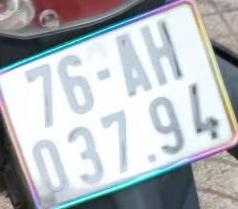
#> input picture detectImage/bien_so_New_3.jpg, 238 x 209 px
$ python -i ocr_detect.py   (imports and definitions only)
#> lines starting #> are read from the running program, lines starting #| are printed output that depends on the picture; after the words box and inside, x2 and y2 are one past the last pixel; in counts of white or black regions, pixels touching at a corner belong together
#> further down, picture is the input picture: shape (209, 238, 3); mean B, G, R 189.9, 186.4, 181.3

from paddleocr import PaddleOCR
import cv2
import os
import numpy as np

def enhance_image_for_ocr(image):
    # 1. Resize trước để xử lý trên ảnh lớn hơn (giúp giữ nét khi threshold)
    # Scale x3 để chữ to rõ ràng hơn
    image = cv2.resize(image, None, fx=3, fy=3, interpolation=cv2.INTER_CUBIC)

    # 2. Chuyển sang grayscale
    gray = cv2.cvtColor(image, cv2.COLOR_BGR2GRAY)
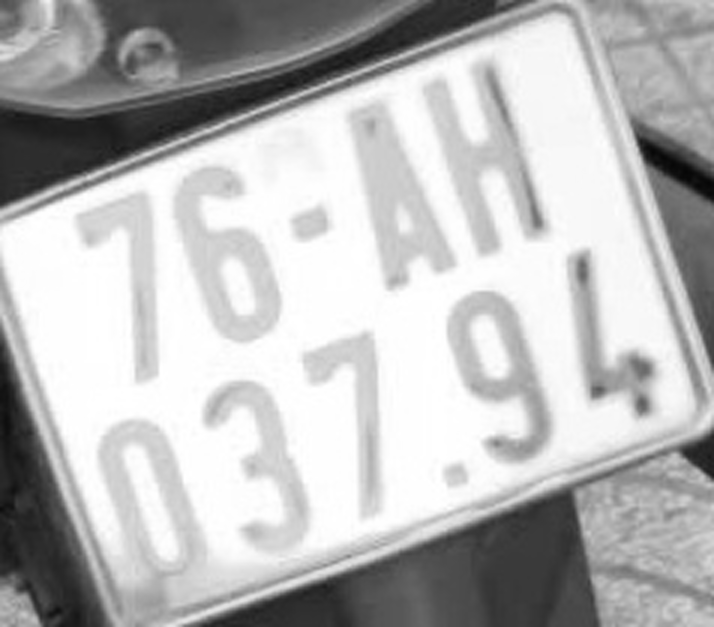
#> gray: shape (627, 714); min 6, max 255, mean 185.3

    # 3. Nhị phân hóa (Threshold) để tách hẳn chữ ra khỏi nền
    # Dùng Otsu's threshold để tự động tìm ngưỡng tối ưu
    _, binary = cv2.threshold(gray, 0, 255, cv2.THRESH_BINARY + cv2.THRESH_OTSU)
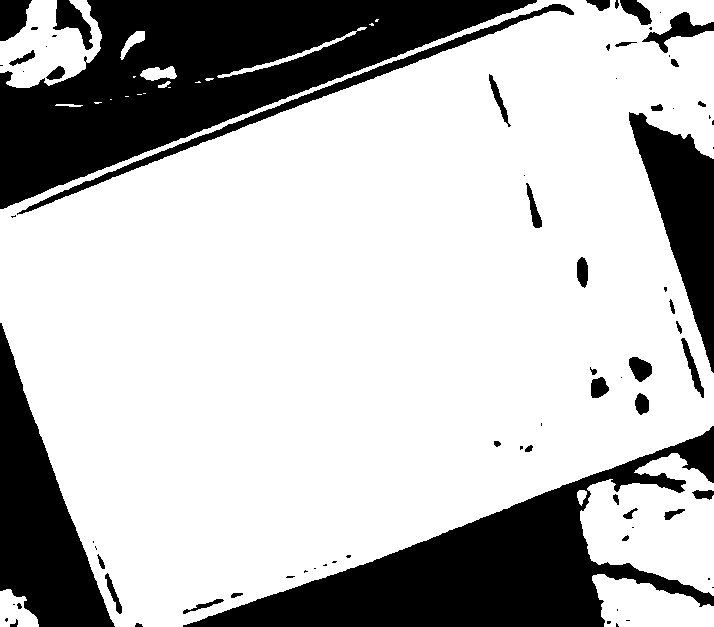
#> binary: shape (627, 714); 73.4% white; 78 black regions (37 under 20 px), largest, box (x1, y1, x2, y2) and area: (0, 0, 537, 209) 47436, (183, 426, 714, 627) 34442, (0, 323, 115, 627) 16008

    # 4. KIỂM TRA VÀ ĐẢO NGƯỢC MÀU (QUAN TRỌNG NHẤT)
    # PaddleOCR thích chữ ĐEN nền TRẮNG.
    # Đếm số pixel trắng. Nếu pixel trắng nhiều hơn đen => Nền trắng chữ đen (ok).
    # Nếu pixel trắng ít hơn đen => Nền đen chữ trắng (cần đảo ngược).

    white_pixels = np.count_nonzero(binary == 255)
#> white_pixels = 328595
    total_pixels = binary.size
#> total_pixels = 447678

    # Nếu số pixel trắng chiếm < 50% (tức là nền đang đen/tối), ta đảo ngược lại
    if white_pixels < (total_pixels * 0.5):
        binary = cv2.bitwise_not(binary)

    # 5. Giãn nở nhẹ (Dilation) để làm đậm nét chữ nếu chữ bị đứt nét (tùy chọn)
    # kernel = np.ones((2,2), np.uint8)
    # binary = cv2.dilate(binary, kernel, iterations=1)

    return binary

# [43 lines left out: function detect_license_plate_optimized, not called in this run]

# [3 lines not run here, left out]

>>> import cv2
>>> picture = cv2.imread('detectImage/bien_so_New_3.jpg')
>>> result = enhance_image_for_ocr(picture)

$ run again, on detectImage/bien_so_New_2.jpg
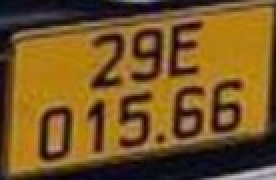
#> input picture detectImage/bien_so_New_2.jpg, 138 x 90 px (shown 2 times larger)
#> picture is the input picture: shape (90, 138, 3); mean B, G, R 36.5, 84.5, 117.3
#> in enhance_image_for_ocr, `gray = cv2.cvtColor(image, cv2.COLOR_BGR2GRAY)`:
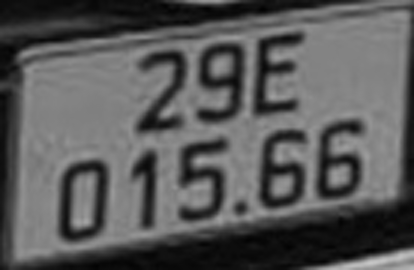
#> gray: shape (270, 414); min 2, max 198, mean 88.9
#> in enhance_image_for_ocr, `_, binary = cv2.threshold(gray, 0, 255, cv2.THRESH_BINARY + cv2.THRESH..`:
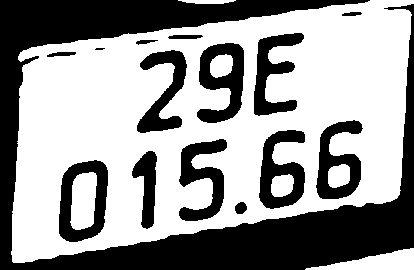
#> binary: shape (270, 414); 59.6% white; 15 black regions (1 under 20 px), largest, box (x1, y1, x2, y2) and area: (0, 0, 414, 270) 29881, (197, 43, 244, 123) 2125, (59, 160, 108, 242) 2093
#> white_pixels = 66635
